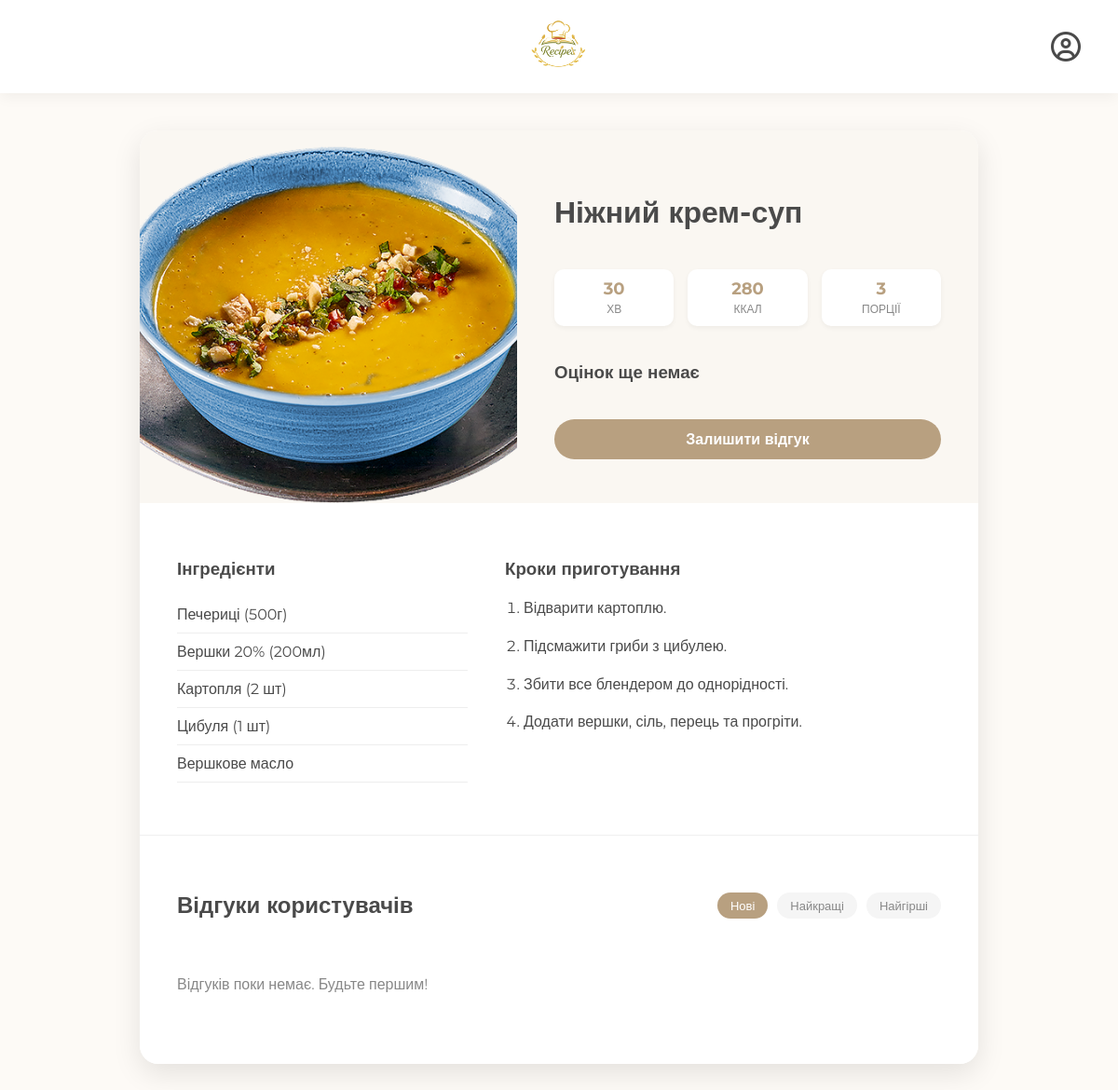
/recipe/3, run on the app's committed database.
### models.py (models this page shows)
class Dish(Base):
    __tablename__ = "dishes"
    id = Column(Integer, primary_key=True, index=True)
    name = Column(String, index=True, nullable=False)
    image = Column(String, default="borsch.jpg")
    ingredients = Column(Text, nullable=False)
    steps = Column(Text, nullable=False)
    calories = Column(Integer, nullable=False)
    cooking_time = Column(Integer, nullable=False)
    servings = Column(Integer, default=4)
    rating = Column(Float, default=0.0)
    reviews = relationship("Review", back_populates="dish")

### routers/search_controler.py (the view)
@router.get("/recipe/{dish_id}")
async def recipe_page(
    request: Request,
    dish_id: int,
    sort: str = "newest",
    db: Session = Depends(get_db)
):
    user = get_current_user(request, db)
    dish = db.query(models.Dish).filter(models.Dish.id == dish_id).first()
    if not dish:
        return RedirectResponse(url="/", status_code=303)
    ingredients_list = [i.strip() for i in dish.ingredients.split('\n') if i.strip()]
    steps_list = [s.strip() for s in dish.steps.split('\n') if s.strip()]
    reviews_query = db.query(models.Review).filter(models.Review.dish_id == dish_id)
    if sort == "highest":
        reviews_query = reviews_query.order_by(models.Review.rating.desc())
    elif sort == "lowest":
        reviews_query = reviews_query.order_by(models.Review.rating.asc())
    else:
        reviews_query = reviews_query.order_by(models.Review.created_at.desc())
    reviews = reviews_query.all()
    return templates.TemplateResponse("recipe.html", {
        "request": request,
        "user": user,
        "dish": dish,
        "ingredients": ingredients_list,
        "steps": steps_list,
        "reviews": reviews,
        "current_sort": sort
    })

### templates/recipe.html (shortened to what this page needs)
{% extends "base.html" %}
{% block content %}
<div class="recipe-container">
    <div class="recipe-header">
        <img src="{{ url_for('static', path='images/' + dish.image) }}" alt="{{ dish.name }}" class="recipe-image">
        <div class="recipe-header-info">
            <h1>{{ dish.name }}</h1>
            <div class="recipe-stats">
                <div class="stat-item"><span class="stat-value">{{ dish.cooking_time }}</span><span class="stat-label">хв</span></div>
                <div class="stat-item"><span class="stat-value">{{ dish.calories }}</span><span class="stat-label">ккал</span></div>
                <div class="stat-item"><span class="stat-value">{{ dish.servings }}</span><span class="stat-label">порції</span></div>
            </div>
            <h3>
                {% if dish.rating > 0 %}
                    ⭐ {{ dish.rating }} / 10
                {% else %}
                    Оцінок ще немає
                {% endif %}
            </h3>
            <a href="/recipe/{{ dish.id }}/review" class="btn-review">Залишити відгук</a>
        </div>
    </div>
    <div class="recipe-body">
        <div>
            <h3>Інгредієнти</h3>
            <ul class="ingredients-list">
                {% for item in ingredients %}
                    {% if item.strip() %}<li>{{ item.strip() }}</li>{% endif %}
                {% endfor %}
            </ul>
        </div>
        <div>
            <h3>Кроки приготування</h3>
            <ol class="steps-list">
                {% for step in steps %}
                    {% if step.strip() %}<li>{{ step.strip() }}</li>{% endif %}
                {% endfor %}
            </ol>
        </div>
    </div>
    <div class="reviews-section">
        <div class="reviews-header">
            <h2>Відгуки користувачів</h2>
            <div class="sort-box">
                <a href="?sort=newest" class="sort-link {% if current_sort == 'newest' %}active{% endif %}">Нові</a>
                <a href="?sort=highest" class="sort-link {% if current_sort == 'highest' %}active{% endif %}">Найкращі</a>
                <a href="?sort=lowest" class="sort-link {% if current_sort == 'lowest' %}active{% endif %}">Найгірші</a>
            </div>
        </div>
        <div class="reviews-carousel">
            {% for review in reviews %}
                <div class="review-card">
                    <div class="review-header-wrapper">
                        <div class="review-user">
                            {% if review.author.avatar %}
                                <img src="{{ url_for('static', path=review.author.avatar) }}" class="rev-avatar">
                            {% else %}
                                <div class="rev-avatar-placeholder">👤</div>
                            {% endif %}
                            <div class="rev-info">
                                <span class="rev-name">{{ review.author.username }}</span>
                                <span class="rev-date">{{ review.created_at.strftime('%d.%m.%Y') }}</span>
                            </div>
                        </div>
                        {% if user and user.id == review.user_id %}
                        <form action="/review/delete/{{ review.id }}" method="post" onsubmit="return confirm('Видалити ваш відгук?');">
                            <button type="submit" class="delete-btn" title="Видалити">×</button>
                        </form>
                        {% endif %}
                    </div>
                    <div class="rev-rating">
                        {% for i in range(1, 11) %}
                            {% if i <= review.rating %}★{% else %}☆{% endif %}
                        {% endfor %}
                    </div>
                    {% if review.text %}
                        <p class="rev-text">{{ review.text }}</p>
                    {% else %}
                        <p class="rev-text" style="font-style: italic; color: #999;">Без текстового коментаря</p>
                    {% endif %}
                </div>
            {% else %}
                <p style="color: #888;">Відгуків поки немає. Будьте першим!</p>
            {% endfor %}
        </div>
    </div>
</div>
{% endblock %}

### static/css/styles.css (style rules this page uses)
:root { --bg-color: #FDFaf6; --primary-color: #D4A373; --primary-hover: #bc8a59; --text-main: #4A4A4A; --white: #FFFFFF; --border-radius-main: 16px; --border-radius-btn: 25px; --shadow-soft: 0 4px 15px rgba(0, 0, 0, 0.05); --shadow-hover: 0 8px 25px rgba(212, 163, 115, 0.2); --transition: all 0.3s ease-in-out; }
body { font-family: 'Montserrat', sans-serif; background-color: var(--bg-color); color: var(--text-main); margin: 0; padding: 0; }

### templates/recipe.html (style rules this page uses)
.recipe-container { max-width: 900px; margin: 40px auto; background: white; border-radius: 20px; overflow: hidden; box-shadow: 0 10px 30px rgba(0,0,0,0.1); }
.recipe-header { display: flex; flex-wrap: wrap; background: #faf7f2; }
.recipe-image { width: 45%; min-width: 300px; object-fit: cover; min-height: 400px; }
.recipe-header-info { padding: 40px; flex: 1; min-width: 300px; display: flex; flex-direction: column; justify-content: center; }
.recipe-stats { display: flex; gap: 15px; margin: 20px 0; }
.stat-item { background: white; padding: 10px; border-radius: 10px; text-align: center; flex: 1; box-shadow: 0 2px 5px rgba(0,0,0,0.05); }
.stat-value { display: block; font-weight: bold; color: #b8a080; font-size: 18px; }
.stat-label { font-size: 12px; color: #888; text-transform: uppercase; }
.recipe-body { padding: 40px; display: grid; grid-template-columns: 1fr 1.5fr; gap: 40px; }
.ingredients-list { list-style: none; padding: 0; }
.ingredients-list li { padding: 10px 0; border-bottom: 1px solid #eee; }
.steps-list { padding-left: 20px; }
.steps-list li { margin-bottom: 15px; line-height: 1.6; }
.btn-review { display: inline-block; background: #b8a080; color: white; padding: 12px 25px; border-radius: 25px; text-decoration: none; font-weight: bold; margin-top: 20px; text-align: center; transition: 0.3s; }
.reviews-section { padding: 40px; background: #fff; border-top: 1px solid #f0f0f0; }
.reviews-header { display: flex; justify-content: space-between; align-items: center; margin-bottom: 25px; }
.sort-box { display: flex; gap: 10px; }
.sort-link { font-size: 13px; text-decoration: none; color: #888; padding: 6px 14px; border-radius: 20px; background: #f5f5f5; transition: 0.3s; }
.sort-link.active { background: #b8a080; color: white; }
.reviews-carousel { display: flex; gap: 20px; overflow-x: auto; padding-bottom: 20px; scroll-snap-type: x mandatory; scrollbar-width: thin; }

### data on the page
Dish: image (picture), name "Ніжний крем-суп", cooking_time "30", calories "280", servings "3"

### other printed values
{{ item.strip() }} "Печериці (500г)" "Вершки 20% (200мл)" "Картопля (2 шт)" "Цибуля (1 шт)" "Вершкове масло"
{{ step.strip() }} "Відварити картоплю." "Підсмажити гриби з цибулею." "Збити все блендером до однорідності." "Додати вершки, сіль, перець та прогріти."
